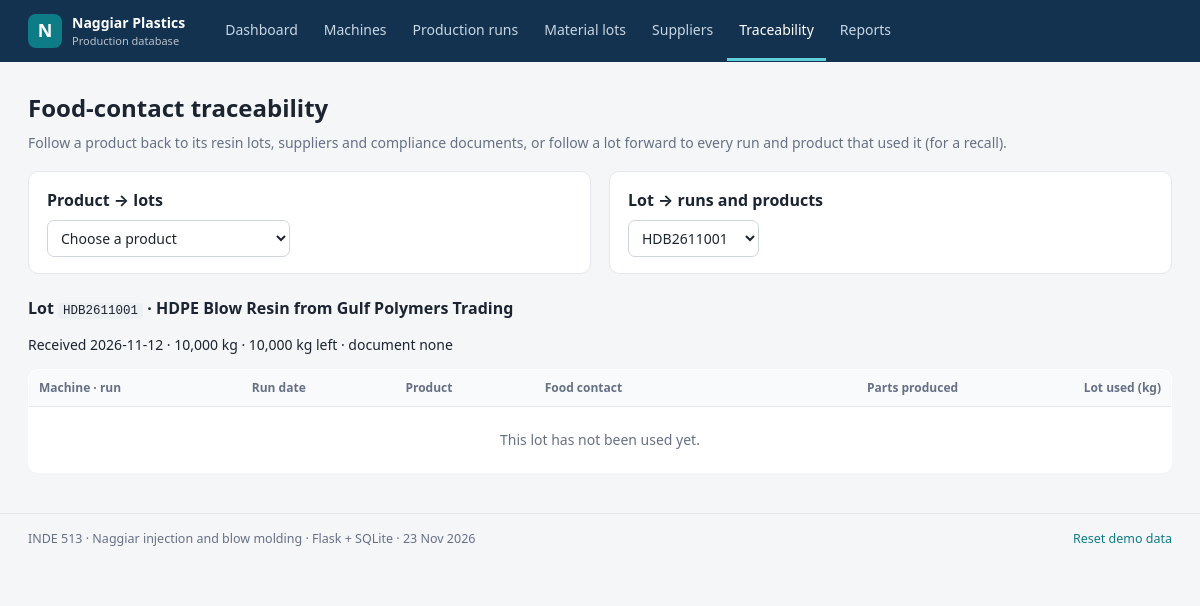
The page /trace?lot=HDB2611001 on the database its author committed.
### tables this page shows
CREATE TABLE MaterialLot (
    lotNumber VARCHAR(30) NOT NULL PRIMARY KEY,
    receiptDate DATE NOT NULL,
    receivedQtyKg DECIMAL(10,2) NOT NULL,
    unitCostPerKg DECIMAL(10,2) NOT NULL,
    complianceDocRef VARCHAR(100),
    materialId INT NOT NULL,
    supplierId INT NOT NULL,
    FOREIGN KEY (materialId)
        REFERENCES Material(materialId),
    FOREIGN KEY (supplierId)
        REFERENCES Supplier(supplierId),
    CHECK (length(lotNumber) BETWEEN 1 AND 30),
    CHECK (lotNumber NOT GLOB '*[^A-Za-z0-9]*'),
    CHECK (receiptDate IS date(receiptDate)),
    CHECK (receivedQtyKg > 0),
    CHECK (unitCostPerKg > 0),
    CHECK (length(complianceDocRef) <= 100)
);

CREATE TABLE Material (
    materialId INTEGER PRIMARY KEY,
    materialName VARCHAR(50) NOT NULL,
    resinType VARCHAR(30) NOT NULL,
    grade VARCHAR(40) NOT NULL,
    materialStatus VARCHAR(20) NOT NULL DEFAULT 'Active',
    CHECK (materialId > 0),
    CHECK (length(materialName) <= 50),
    CHECK (length(resinType) <= 30),
    CHECK (length(grade) <= 40),
    CHECK (materialStatus IN ('Active', 'Inactive'))
);

CREATE TABLE Supplier (
    supplierId INTEGER PRIMARY KEY,
    supplierName VARCHAR(100) NOT NULL,
    email VARCHAR(100) NOT NULL,
    supplierStatus VARCHAR(20) NOT NULL DEFAULT 'Approved',
    CHECK (supplierId > 0),
    CHECK (length(supplierName) <= 100),
    CHECK (length(email) <= 100),
    CHECK (email LIKE '%_@_%._%'),
    CHECK (supplierStatus IN ('Approved', 'Suspended', 'Inactive'))
);

### app.py (the view, shortened to what this page needs)
@app.route("/trace")
def trace():
    product_id = request.args.get("product", "")
    lot_number = request.args.get("lot", "")
    product = forward = preforms = lot = backward = None
    if lot_number:
        lot = query(LOT_SQL + " WHERE MaterialLot.lotNumber = ? GROUP BY MaterialLot.lotNumber",
                    (lot_number,), one=True)
        backward = query("""
            SELECT Machine.machineName, ProductionRun.runNo, ProductionRun.runStatus,
                   date(ProductionRun.actualStart) AS runDate, Product.productName,
                   Product.foodContactRequired, ProductionRun.quantityProduced,
                   ProductionRunMaterialLot.quantityConsumedKg
            FROM ProductionRunMaterialLot
            JOIN ProductionRun ON ProductionRunMaterialLot.machineId = ProductionRun.machineId
                              AND ProductionRunMaterialLot.runNo = ProductionRun.runNo
            JOIN Machine ON ProductionRun.machineId = Machine.machineId
            JOIN Mold ON ProductionRun.moldId = Mold.moldId
            JOIN Product ON Mold.productId = Product.productId
            WHERE ProductionRunMaterialLot.lotNumber = ?
            ORDER BY ProductionRun.actualStart""", (lot_number,))
    return render_template(
        "trace.html",
        products=query("SELECT productId, productName FROM Product ORDER BY productName"),
        lots=query("SELECT lotNumber FROM MaterialLot ORDER BY lotNumber"),
        product=product, forward=forward, preforms=preforms, lot=lot, backward=backward,
        f={"product": product_id, "lot": lot_number})

### app.py (called while the page is built)
def get_db():
    if "db" not in g:
        g.db = sqlite3.connect(DB_PATH)
        g.db.row_factory = sqlite3.Row
        g.db.execute("PRAGMA foreign_keys = ON")
    return g.db

def query(sql, args=(), one=False):
    rows = get_db().execute(sql, args).fetchall()
    if one:
        return rows[0] if rows else None
    return rows

@app.template_filter("num")
def num(value, decimals=0):
    if value is None or value == "":
        return "-"
    try:
        return f"{float(value):,.{decimals}f}"
    except (TypeError, ValueError):
        return value

@app.context_processor
def inject_globals():
    return {"today": datetime.now().strftime("%d %b %Y")}

### templates/trace.html (shortened to what this page needs)
{% extends "base.html" %}
{% block content %}
<h1>Food-contact traceability</h1>
<p class="lead">Follow a product back to its resin lots, suppliers and compliance documents, or follow a lot forward to every run and product that used it (for a recall).</p>
<div class="grid2">
  <form class="panel" method="get">
    <h2>Product &rarr; lots</h2>
    <select name="product" onchange="this.form.submit()">
      <option value="">Choose a product</option>
    </select>
  </form>
  <form class="panel" method="get">
    <h2>Lot &rarr; runs and products</h2>
    <select name="lot" onchange="this.form.submit()">
      {% for l in lots %}<option {{ 'selected' if f.lot == l.lotNumber }}>{{ l.lotNumber }}</option>{% endfor %}
    </select>
  </form>
</div>
{% if lot %}
<h2>Lot <code>{{ lot.lotNumber }}</code> &middot; {{ lot.materialName }} from {{ lot.supplierName }}</h2>
<p>Received {{ lot.receiptDate }} &middot; {{ lot.receivedQtyKg|num }} kg &middot; {{ lot.remainingKg|num }} kg left &middot; document {{ lot.complianceDocRef or 'none' }}</p>
<table>
  <tr><th>Machine &middot; run</th><th>Run date</th><th>Product</th><th>Food contact</th><th class="r">Parts produced</th><th class="r">Lot used (kg)</th></tr>
  {% for r in backward %}
  <tr>
    <td>{{ r.machineName }} &middot; {{ r.runNo }} <span class="tag {{ r.runStatus }}">{{ r.runStatus }}</span></td>
    <td>{{ r.runDate }}</td>
    <td>{{ r.productName }}</td>
    <td>{{ r.foodContactRequired }}</td>
    <td class="r">{{ r.quantityProduced|num }}</td>
    <td class="r">{{ r.quantityConsumedKg|num }}</td>
  </tr>
  {% else %}
  <tr><td colspan="6" class="empty">This lot has not been used yet.</td></tr>
  {% endfor %}
</table>
{% endif %}
{% endblock %}

### static/style.css (style rules this page uses)
:root { --ink:#1b2430;--muted:#667085;--line:#e4e7ec;--bg:#f5f6f8;--navy:#12324f;--accent:#0e7c86;--accent-soft:#e2f3f4;--ok:#1f7a3f;--warn:#b54708;--bad:#b42318; }
* { box-sizing:border-box; }
body { margin:0;font:14px/1.5 'Segoe UI',system-ui,-apple-system,Roboto,Arial,sans-serif;color:var(--ink);background:var(--bg); }
code { font:12.5px ui-monospace,Consolas,monospace;background:#eef1f4;padding:1px 5px;border-radius:4px; }
h1 { font-size:24px;margin:4px 0 6px; }
h2 { font-size:16px;margin:22px 0 8px; }
.lead { color:var(--muted);margin:0 0 18px; }
.grid2 { display:grid;grid-template-columns:1fr 1fr;gap:18px; }
.panel { background:#fff;border:1px solid var(--line);border-radius:10px;padding:16px 18px; }
.panel h2 { margin-top:0; }
table { width:100%;border-collapse:collapse;background:#fff;border:1px solid var(--line);border-radius:10px;overflow:hidden; }
th { text-align:left;font-size:12px;color:var(--muted);font-weight:600;background:#f9fafb;padding:9px 10px;border-bottom:1px solid var(--line); }
td { padding:9px 10px;border-bottom:1px solid var(--line);vertical-align:top; }
tr:last-child td { border-bottom:0; }
.r { text-align:right;font-variant-numeric:tabular-nums; }
.empty { text-align:center;color:var(--muted);padding:22px; }
input,select { font:inherit;padding:7px 9px;border:1px solid #d0d5dd;border-radius:7px;background:#fff;color:var(--ink); }

### rows shown on the page
MaterialLot: lotNumber "HDB2611001", receiptDate "2026-11-12", receivedQtyKg|num "10,000"
Material: materialName "HDPE Blow Resin"
Supplier: supplierName "Gulf Polymers Trading"

### other values the page prints
{{ lot.remainingKg|num }} "10,000"
{{ lot.complianceDocRef or 'none' }} "none"
form field lot "HDB2611001"
